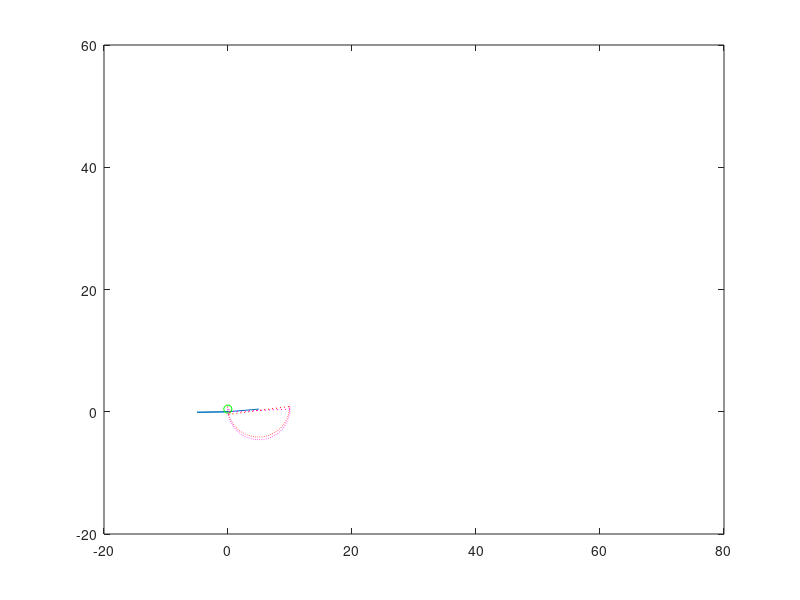
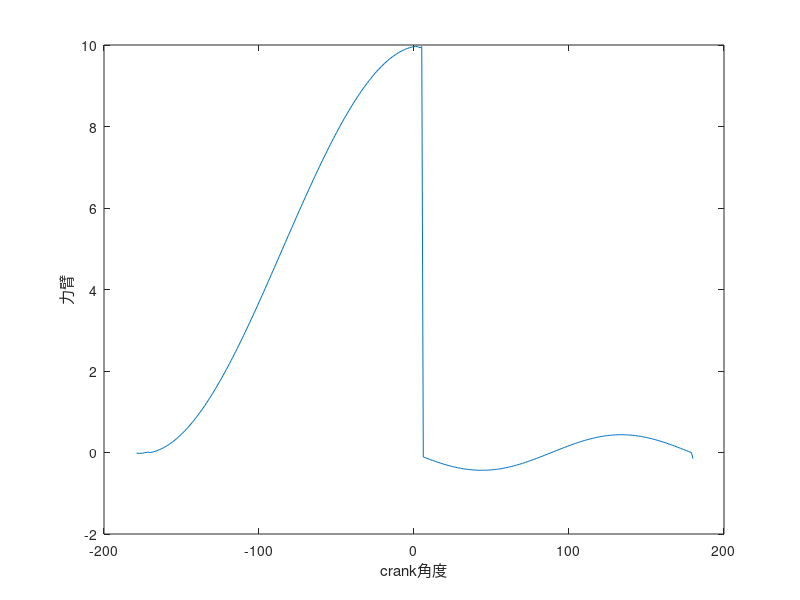
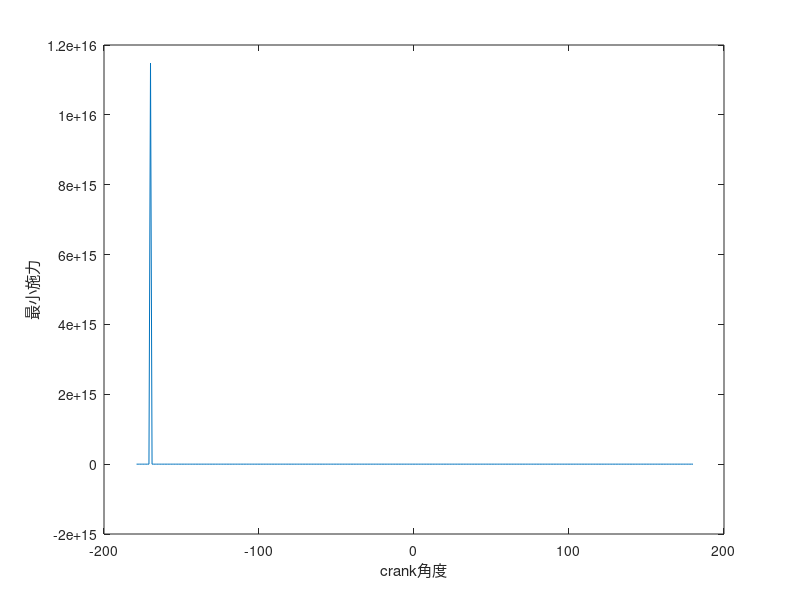
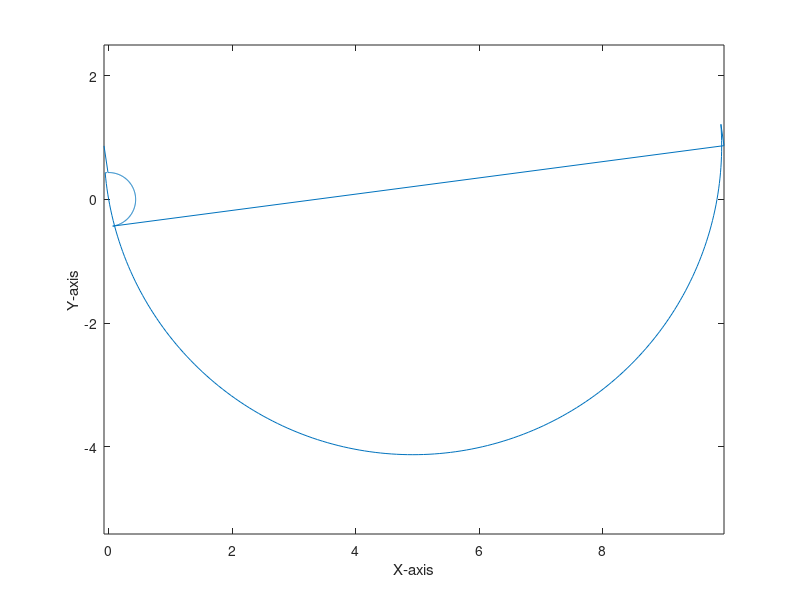

These figures' MATLAB source, in order:
%期末報告 靈敏度分析用  by rb     06 6/11
%6/13 修正力分析部份 V1.1
%6/15 修正 擺角值  V1.2
%先給初始值
clear all
r1 = input('請輸入 r1 長度 [73]:');
if isempty(r1); r1 = 73; end
r2 = input('請輸入 r2 長度 [16]:');
if isempty(r2); r2 = 16; end
r3 = input('請輸入 r3 長度 [60]:');
if isempty(r3); r3 = 60; end
r4 = input('請輸入 r4 長度 [58]:');
if isempty(r4); r4 = 58; end
theta1 = input('請輸入 theta1 角度 [35]:');
if isempty(theta1); theta1 = 35 ; end
beta = input('請輸入 beta 角度 [0]:');
if isempty(beta); beta = 0; end
r6 = input('請輸入 r6 長度 [18]');
if isempty(r6); r6= 18; end
mr = input('請輸入 momentun 值(N*m) [3]');
if isempty(mr); mr= 3; end

%set the direction of rotate
nn=1;
a1 = 180:-nn:0;
a2 = -1:-nn:-179;
theta2=[a1 a2];
n = numel(theta2);

% calculate loop equation

rm = r2; rj = r3;
thetam = theta2;
A = 2*r1*r4*cos(theta1*(pi/180))-2*rm*r4*cos(thetam.*(pi/180));
B = 2*r1*r4*sin(theta1*(pi/180))-2*rm*r4*sin(thetam.*(pi/180));
C = (r1^2)+(rm^2)+(r4^2)-(rj^2)-2*r1*rm*(cos(theta1*(pi/180))*cos(thetam.*(pi/180))+sin(theta1*(pi/180))*sin(thetam.*(pi/180)));

disc2 = (B.^2)+(A.^2)-(C.^2);   % discriminant of the loop equation
disc = sqrt(max(disc2, 0));     % 'disc' avoids shadowing the built-in det()

if any(disc2 < 0)
    % 'break' outside a loop is an error in modern MATLAB; use error() instead
    error('無實數解,請確認你的值有沒有帶錯,不然就是你的四連桿斷拉XD');
elseif all(disc2 > 0)
    fprintf('有兩相異實根, 請自行判斷哪個解是你要的^^||. \n');
else
    fprintf('重根\n');   % 重根時兩個解相同, 下面的公式仍然適用
end

theta41 = 2* atan2((-B+disc),(C-A))*(180/pi);
theta41(theta41 > 0) = theta41(theta41 > 0)-360;
theta42 = 2* atan2((-B-disc),(C-A))*(180/pi);
theta42(theta42 > 0) = theta42(theta42 > 0)-360;

thetaj1 = atan2((r1*sin(theta1*(pi/180))+r4*sin(theta41*(pi/180))-rm*sin(thetam.*(pi/180))),...
    (r1*cos(theta1*(pi/180))+r4*cos(theta41*(pi/180))-rm*cos(thetam.*(pi/180))));

thetaj2 = atan2((r1*sin(theta1*(pi/180))+r4*sin(theta42*(pi/180))-rm*sin(thetam.*(pi/180))),...
    (r1*cos(theta1*(pi/180))+r4*cos(theta42*(pi/180))-rm*cos(thetam.*(pi/180))));

theta31 = thetaj1*(180/pi);
theta32 = thetaj2*(180/pi);

%先找出P點的軌跡
X = zeros(1,n); Y = zeros(1,n); %for 儲存P點的位移
M = zeros(1,n); N = zeros(1,n); %for 儲存B點的位移
    for i = 1:n
    JBx = r1*cos(theta1*(pi/180))+r4*cos(theta41(i)*(pi/180)); JBy = r1*sin(theta1*(pi/180))+r4*sin(theta41(i)*(pi/180));
    theta5 =atan2((r1*sin(theta1*(pi/180))+r4*sin(theta41(i)*(pi/180))-r2*sin(theta2(i)*(pi/180))),(r1*cos(theta1*(pi/180))+r4*cos(theta41(i)*(pi/180))-r2*cos(theta2(i)*(pi/180))))*(180/pi);
    theta6 = beta + theta5;
    JPx = r2*cos(theta2(i)*(pi/180))+r6*cos(theta6*(pi/180)); JPy = r2*sin(theta2(i)*(pi/180))+r6*sin(theta6*(pi/180));
        M(i)=JBx; N(i)=JBy;
        X(i)=JPx; Y(i)=JPy;
    end
%加上four bar 的位置的運動圖  以及上一點的位移
    Flen =zeros(1,n);
    F = zeros(1,n);
    for i = 1:n
    
        JAx = r2*cos(theta2(i)*(pi/180)); JAy = r2*sin(theta2(i)*(pi/180));
        JBx = r1*cos(theta1*(pi/180))+r4*cos(theta41(i)*(pi/180)); JBy = r1*sin(theta1*(pi/180))+r4*sin(theta41(i)*(pi/180));
        JCx = r1*cos(theta1*(pi/180)); JCy = r1*sin(theta1*(pi/180));
        JOx = 0; JOy = 0;
        x1 = [JOx JAx JBx JCx]; y1 = [JOy JAy JBy JCy];

        theta5 =atan2((r1*sin(theta1*(pi/180))+r4*sin(theta41(i)*(pi/180))-r2*sin(theta2(i)*(pi/180))),(r1*cos(theta1*(pi/180))+r4*cos(theta41(i)*(pi/180))-r2*cos(theta2(i)*(pi/180))))*(180/pi);
        theta6 = beta + theta5;
        JPx = r2*cos(theta2(i)*(pi/180))+r6*cos(theta6*(pi/180)); JPy = r2*sin(theta2(i)*(pi/180))+r6*sin(theta6*(pi/180));

            x2 = JPx ; y2 = JPy;

        h = plot(x1, y1,x2,y2,'go', X, Y,'r:', M, N,'m:');

        %set(h,'linewidth',3)

%          hold 
%          g = plot(x2,y2, 'go', 'erasemode', 'normal');
        % 
        axis([-20,80,-20,60]);
        % 
        % title('four-bar linkage')
        % legend('linkage','locus of P')
        % hold  
        drawnow

        %求力臂
        dOP = sqrt((abs(JOx-JPx)^2)+(abs(JOy-JPy)^2));
        alpha = acos(((r2^2)+(dOP^2)-(r6^2))/(2*r2*dOP))*(180/pi);
       % if alpha < 90*(pi/180)
            gamme = (abs(theta2(i))+theta31(i)-alpha)*(pi/180);
        %else
            %gamme = abs(theta2(i)*(pi/180))-abs(theta31(i)*(pi/180))-alpha;
       % end

        Flen(i) = dOP*cos(gamme);
        F(i) = mr/Flen(i);
    end
% plot 力臂比crank角度

figure
plot(theta2,Flen)
xlabel('crank角度'); ylabel('力臂');  

% plot  施力比crank角度
figure
plot(theta2 , F)
xlabel('crank角度'); ylabel('最小施力'); 
% picture of point p

figure
plot(X,Y)
axis equal
xlabel('X-axis'); ylabel('Y-axis');

%找出X,Y最大最小值
E = zeros(1,13); %紀錄 (Xmax, Xmin, Ymax, Ymin, Xd, Yd, X/Y, Rmax, Rmin, Rran, th3max, th3min, th3ran)
Xmax = max(X) ; Xmin = min(X); Ymax = max(Y); Ymin = min(Y); Xd = Xmax-Xmin; Yd = Ymax-Ymin; XYratio = Xd/Yd; Rmax = max(theta41); Rmin = min(theta41); Rran = Rmax-Rmin;
th3max = max(theta31); th3min = min(theta31); th3ran = th3max - th3min;

E(1,:) = [Xmax, Xmin, Ymax, Ymin, Xd, Yd, XYratio, Rmax, Rmin, Rran, th3max, th3min, th3ran];
